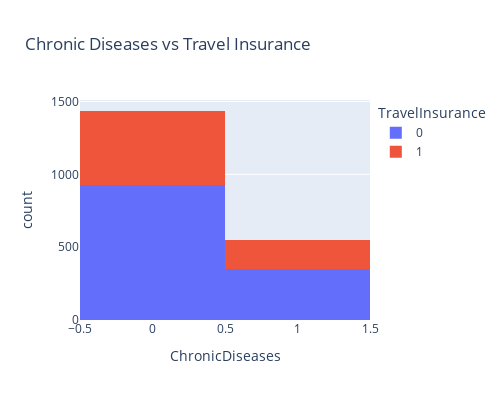

Notebook source saved alongside this figure:
### Markdown cell above
3. Apakah pelanggan yang menderita penyakit kronis lebih banyak membeli asuransi?

### Code cell
px.histogram(df, 
             x='ChronicDiseases', 
             color='TravelInsurance', 
             title='Chronic Diseases vs Travel Insurance',
             width=500, 
             height=400
            )

### Figure 1 — Plotly figure (JSON) as saved in the notebook; plotly's stock layout.template omitted (floating-point values rounded to 4 significant figures; data arrays with more than 128 entries replaced by an {"elided": "..."} marker saying what was removed)
{"data": [{"alignmentgroup": "True", "bingroup": "x", "hovertemplate": "TravelInsurance=0<br>ChronicDiseases=%{x}<br>count=%{y}<extra></extra>", "legendgroup": "0", "marker": {"color": "#636efa", "pattern": {"shape": ""}}, "name": "0", "offsetgroup": "0", "orientation": "v", "showlegend": true, "type": "histogram", "x": {"elided": "1277 int values"}, "xaxis": "x", "yaxis": "y"}, {"alignmentgroup": "True", "bingroup": "x", "hovertemplate": "TravelInsurance=1<br>ChronicDiseases=%{x}<br>count=%{y}<extra></extra>", "legendgroup": "1", "marker": {"color": "#EF553B", "pattern": {"shape": ""}}, "name": "1", "offsetgroup": "1", "orientation": "v", "showlegend": true, "type": "histogram", "x": {"elided": "710 int values"}, "xaxis": "x", "yaxis": "y"}], "layout": {"barmode": "relative", "height": 400, "legend": {"title": {"text": "TravelInsurance"}, "tracegroupgap": 0}, "title": {"text": "Chronic Diseases vs Travel Insurance"}, "width": 500, "xaxis": {"anchor": "y", "domain": [0, 1], "title": {"text": "ChronicDiseases"}}, "yaxis": {"anchor": "x", "domain": [0, 1], "title": {"text": "count"}}}}
